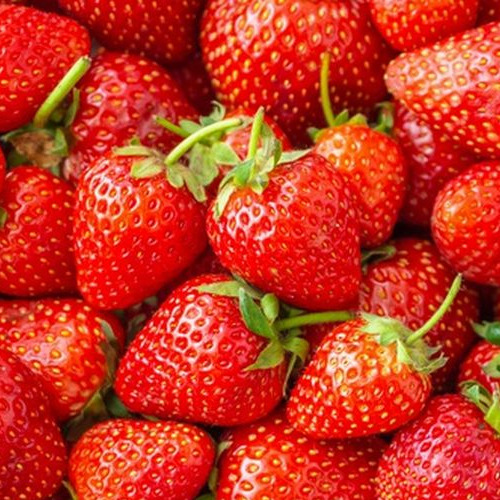
#> input picture strawberries.jpeg, 500 x 500 px
$ python huffman.py
#> lines starting #> are read from the running program, lines starting #| are printed output that depends on the picture; long printed decimals are rounded
from PIL import Image
import cv2,numpy as np,math

class node:
    # Define node construction method
    def __init__(self, right=None, left=None, parent=None, weight=0, code=None):
        self.left = left
        self.right = right
        self.parent = parent
        self.weight = weight  # weight
        self.code = code  # Node value

def picture_convert(filename, newfilename):
#> called with filename = 'strawberries.jpeg', newfilename = 'huffman.jpeg'
    picture = Image.open(filename)
#> picture is the input picture: PIL image 500x500 RGB; mean R, G, B 197, 55.8, 35
    picture = picture.convert('L')  # Convert bmp picture to gray value picture
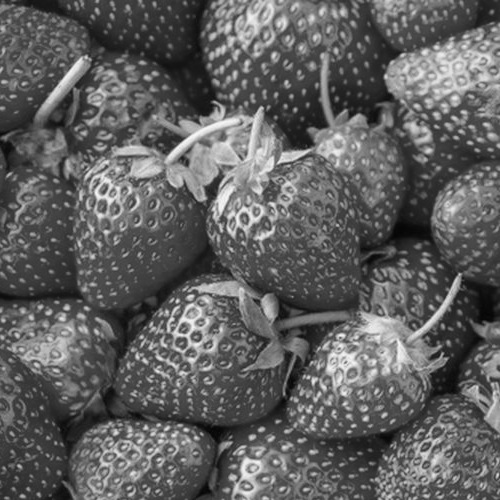
#> picture: PIL image 500x500 L; min 4, max 247, mean 95.7
    picture.save(newfilename)  # Save grayscale image
    return picture

def pixel_number_caculate(list):
    pixel_number = {}
    for i in list:
        if i not in pixel_number.keys():
            pixel_number[i] = 1  # If the pixel is not in the character frequency dictionary, add it directly
        else:
            pixel_number[
                i] += 1  # If it exists in the character frequency string dictionary, add one to the corresponding value
    return pixel_number

def node_construct(pixel_number):
    node_list = []
    for i in range(len(pixel_number)):
        node_list.append(node(weight=pixel_number[i][1], code=str(pixel_number[i][0])))
    return node_list

def node_construct(pixel_number):
    node_list = []
    for i in range(len(pixel_number)):
        node_list.append(node(weight=pixel_number[i][1], code=str(pixel_number[i][0])))
    return node_list

def tree_construct(listnode):
    listnode = sorted(listnode, key=lambda node: node.weight)
    while len(listnode) != 1:
        # Each time the two pixel points of the weighted value are merged
        low_node0, low_node1 = listnode[0], listnode[1]
        new_change_node = node()
        new_change_node.weight = low_node0.weight + low_node1.weight
        new_change_node.left = low_node0
        new_change_node.right = low_node1
        low_node0.parent = new_change_node
        low_node1.parent = new_change_node
        listnode.remove(low_node0)
        listnode.remove(low_node1)
        listnode.append(new_change_node)
        listnode = sorted(listnode, key=lambda node: node.weight)
    return listnode

def Huffman_Coding(picture):
    width = picture.size[0]
#> width = 500
    height = picture.size[1]
#> height = 500
    im = picture.load()
    list = []
    for i in range(width):
        for j in range(height):
            list.append(im[i, j])
#> after the loop, list = 250000 items
    pixel_number = pixel_number_caculate(list)
#> the loop in pixel_number_caculate, `for i in list:` made 250000 passes
#> i on passes 1 to 3: 51, 53, 54
#> after the loop in pixel_number_caculate, `for i in list:`: pixel_number = 244 items
#> pixel_number = 244 items
    pixel_number = sorted(pixel_number.items(), key=lambda item: item[1])
#> pixel_number = 244 pairs, first value 4 to 247, second value 1 to 3297

    node_list = node_construct(pixel_number)
#> the loop in node_construct, `for i in range(len(pixel_number)):` made 244 passes
#> after the loop in node_construct, `for i in range(len(pixel_number)):`: node_list = 244 items
#> node_list = 244 items
    head = tree_construct(node_list)[0]
#> the loop in tree_construct, `while len(listnode) != 1:` made 243 passes
#> after the loop in tree_construct, `while len(listnode) != 1:`: listnode = 1 item
    coding_table = {}
    for e in node_list:
        new_change_node = e
        coding_table.setdefault(e.code, "")
        while new_change_node != head:
            if new_change_node.parent.left == new_change_node:
                coding_table[e.code] = "1" + coding_table[e.code]
            else:
                coding_table[e.code] = "0" + coding_table[e.code]
            new_change_node = new_change_node.parent
#> after the loop, coding_table = 244 items
    coding_result = ''
    for i in range(width):
        for j in range(height):
            for key, values in coding_table.items():
                if str(im[i, j]) == key:
                    coding_result = coding_result + values
    file = open('coding_result.txt', 'w')
    file.write(coding_result)

def Decoding(width, height, coding_table, coding_result):
    code_read_now = ''
    new_pixel = []
    i = 0
    while (i != coding_result.__len__()):
        # Read one later each time
        code_read_now = code_read_now + coding_result[i]
        for key in coding_table.keys():
            # If the currently read code exists in the code table
            if code_read_now == coding_table[key]:
                new_pixel.append(key)
                code_read_now = ' '
                break
        i += 1
    decode_image = Image.new('L', (width, height))
    k = 0

    for i in range(width):
        for j in range(height):
            decode_image.putpixel((i, j), (int(new_pixel[k])))
        k += 1
    decode_image.save('decode.jpeg')

picture = picture_convert('strawberries.jpeg', 'huffman.jpeg')
Huffman_Coding(picture)
img = cv2.imread('strawberries.jpeg')
img2 = cv2.imread('huffman.jpeg', 1)
#> img2: shape (500, 500, 3); min 2, max 255, mean 95.6

def PSNR(img, img2):
    mse = np.mean((img - img2) ** 2)
#> mse = 107.2
    if(mse == 0):  # MSE is zero means no noise is present in the signal .
        return 100
    max_pixel = 255.0
    psnr = 20 * math.log10(max_pixel / math.sqrt(mse))
#> psnr = 27.83
    return psnr

print("PSNR value of Huffman method: ",PSNR(img,img2))
#| PSNR value of Huffman method:  27.830
Y = np.square(np.subtract(img,img2)).mean()
#> Y = 107.2
print("MSE value of huffman method:",str(Y))
#| MSE value of huffman method: 107.163
